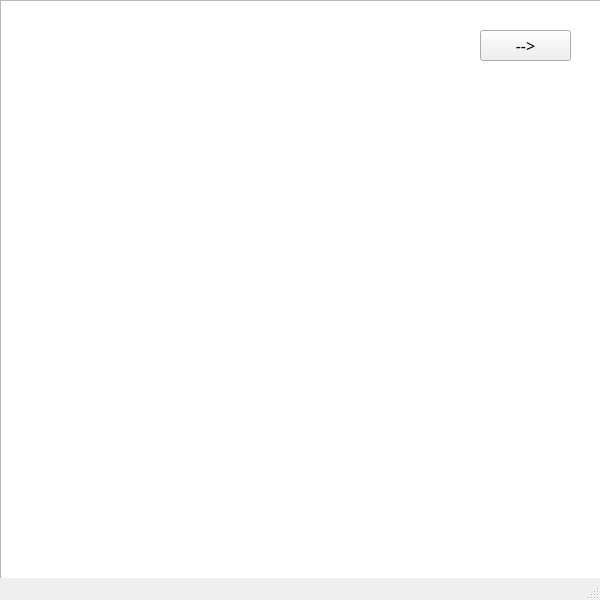
<?xml version="1.0" encoding="UTF-8"?>
<ui version="4.0">
 <class>histo1</class>
 <widget class="QMainWindow" name="histo1">
  <property name="geometry">
   <rect>
    <x>0</x>
    <y>0</y>
    <width>600</width>
    <height>600</height>
   </rect>
  </property>
  <property name="windowTitle">
   <string>MainWindow</string>
  </property>
  <widget class="QWidget" name="centralwidget">
   <widget class="QGraphicsView" name="graphicsView">
    <property name="geometry">
     <rect>
      <x>0</x>
      <y>0</y>
      <width>601</width>
      <height>581</height>
     </rect>
    </property>
   </widget>
   <widget class="QLabel" name="label">
    <property name="geometry">
     <rect>
      <x>-4</x>
      <y>2</y>
      <width>611</width>
      <height>571</height>
     </rect>
    </property>
    <property name="text">
     <string/>
    </property>
    <property name="pixmap">
     <pixmap resource="juegokawai.qrc">:/primerah.png</pixmap>
    </property>
   </widget>
   <widget class="QPushButton" name="siguiente">
    <property name="geometry">
     <rect>
      <x>480</x>
      <y>30</y>
      <width>91</width>
      <height>31</height>
     </rect>
    </property>
    <property name="font">
     <font>
      <family>Myanmar Text</family>
      <pointsize>12</pointsize>
     </font>
    </property>
    <property name="text">
     <string>--&gt;</string>
    </property>
   </widget>
  </widget>
  <widget class="QMenuBar" name="menubar">
   <property name="geometry">
    <rect>
     <x>0</x>
     <y>0</y>
     <width>600</width>
     <height>21</height>
    </rect>
   </property>
  </widget>
  <widget class="QStatusBar" name="statusbar"/>
 </widget>
 <resources>
  <include location="juegokawai.qrc"/>
 </resources>
 <connections/>
</ui>
